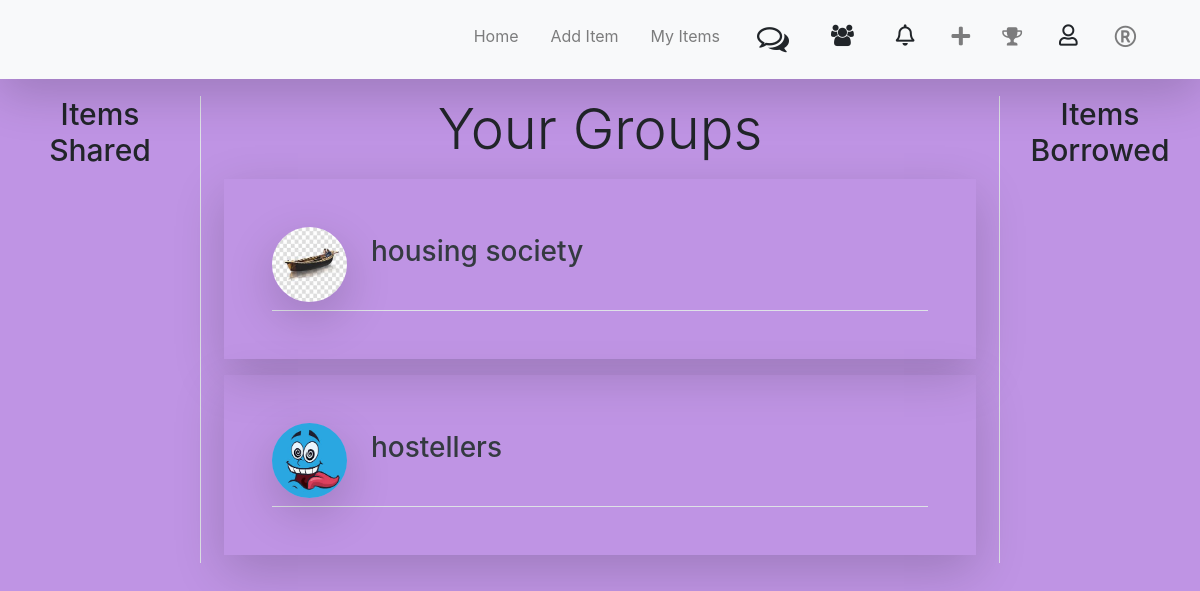
Screenshot of /dashboard/ (signed in) with the database file from the repository.
### groups/models.py (models this page shows, shortened)
class GroupUserTable(models.Model):
    user = models.ForeignKey(User, on_delete=models.CASCADE)
    group = models.ForeignKey(GroupTable, on_delete=models.CASCADE)
    status = models.IntegerField(max_length=1, null=True)

class GroupTable(models.Model):
    name = models.CharField(max_length=20, blank=True, null=True)
    desc = models.TextField(max_length=50, blank=True)
    image = models.ImageField(default='group_pics/default.jpg', upload_to='group_pics')
    admin = models.ForeignKey(User, on_delete=models.CASCADE)

### userapp/views.py (the view)
# urls.py: path('dashboard/', include('userapp.urls')),
@login_required
def dashboard(request):
    user = request.user
    items = Itemlist.objects.all()
    groups = user.groupusertable_set.filter(status=1)
    items_s = SharedItemsList.objects.filter(shared_user=request.user.username)
    items_b = SharedItemsList.objects.filter(borrowed_user=request.user.username)
    context = {'items_s': items_s,
               'items_b': items_b,
               'form': user.itemlist_set.all(),
               'groups':groups,
               'count': Notification.objects.filter(user=request.user, viewed=False, type="Personal")|
                          Notification.objects.filter(user=request.user, viewed=False, type="PERSONAL")|
                          Notification.objects.filter(user=request.user, viewed=False, type="Item")|
                          Notification.objects.filter(user=request.user, viewed=False, type="Group"),
               'count_a': Notification.objects.filter(user=request.user, viewed=False, type="PERSONAL"),
               'count_i': Notification.objects.filter(user=request.user, viewed=False, type="Item"),
               'count_g': Notification.objects.filter(user=request.user, viewed=False, type="Group"),
               'count_f': Notification.objects.filter(user=request.user, viewed=False, type="Friend"),
               }
    return render(request, 'userapp/dashboard.html', context)

### userapp/templates/userapp/dashboard.html (shortened to what this page needs)
{%  extends 'userapp/base.html' %}
{% load static %}
{% load crispy_forms_tags %}
{% block content %}
<div class="container-fluid pt-5">
        <div class="row pt-5">
        <div class="col-lg-2 text-center">
            <h5 style="font-size: 30px">Items Shared</h5>
        </div>
        <div class="col-lg-8 border-left border-right text-center">
            <h5 class="display-4">Your Groups</h5>
                        {% for group in groups %}
                            <div class="container p-2">
                                <a class="text-decoration-none text-dark" href="{% url 'group-home' group.group.id %}">
                                    <div class="container p-5 border-rounded shadow-lg">
                                    <div class="media border-bottom">
                                        <span class="media-left pb-2">
                                            <img class="pull-left rounded-circle shadow-lg"  height="75" width="75" src="{{ group.group.image.url }}" alt="">
                                        </span>
                                            <div class="media-left  pb-2 pt-2 pl-4">
                                                <h3 style="text-align: center">{{ group.group.name }}</h3>
                                            </div>
                                    </div>
                                </div>
                                </a>
                            </div>
                            {% empty %}
                            <h3>Join a Group...</h3>
                        {% endfor %}
        </div>
        <div class="col-lg-2 text-center">
            <h5 style="font-size: 30px">Items Borrowed</h5>
        </div>
    </div>
</div>
{% endblock content %}

### rows the page displays
GroupUserTable: group.image (picture), group.name "housing society"
GroupUserTable: group.image (picture), group.name "hostellers"
